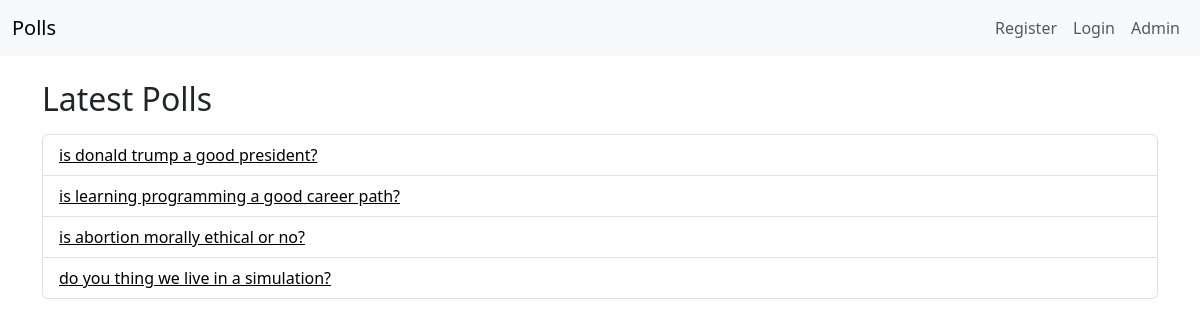
The page / on the database its author committed.
### polls/models.py (models this page shows, shortened)
class Question(models.Model):
    question_text = models.CharField(max_length=200)
    pub_date = models.DateTimeField("date published")

### polls/views.py (the view)
# urls.py: path("", views.IndexView.as_view(), name="index"),
class IndexView(generic.ListView):
    template_name = "polls/index.html"
    context_object_name = "latest_question_list"
    def get_queryset(self):
        return Question.objects.filter(pub_date__lte=timezone.now()).order_by("pk")[:5]

### polls/templates/polls/index.html (shortened to what this page needs)
{% load static %}
<!DOCTYPE html>
<html lang="en">
<head>
    <link rel="stylesheet" href="{% static 'polls/style.css' %}">
    <link href="https://cdn.jsdelivr.net/npm/bootstrap@5.3.3/dist/css/bootstrap.min.css" rel="stylesheet">
</head>
<body>
    <nav class="navbar navbar-expand-lg bg-body-tertiary mb-4">
        <div class="container-fluid">
            <a class="navbar-brand" href="{% url 'polls:index' %}">Polls</a>
            <div class="collapse navbar-collapse" id="navbarNav">
                <ul class="navbar-nav ms-auto">
                    {% if request.user.is_authenticated %}
                        <li class="nav-item">
                            <a class="nav-link" href="#">Hi, {{ request.user.username }}</a>
                        </li>
                        <li class="nav-item">
                            <a class="nav-link" href="{% url 'polls:logout' %}">Logout</a>
                        </li>
                    {% else %}
                        <li class="nav-item">
                            <a class="nav-link" href="{% url 'polls:register' %}">Register</a>
                        </li>
                        <li class="nav-item">
                            <a class="nav-link" href="{% url 'polls:login' %}">Login</a>
                        </li>
                    {% endif %}
                    <li class="nav-item">
                        <a class="nav-link" href="{% url 'admin:index' %}">Admin</a>
                    </li>
                </ul>
            </div>
        </div>
    </nav>
    <div class="container">
        <h2 class="mb-3">Latest Polls</h2>
        {% if latest_question_list %}
            <ul class="list-group">
                {% for question in latest_question_list %}
                    <li class="list-group-item">
                        <a href="{% url 'polls:detail' question.id %}">{{ question.question_text }}</a>
                    </li>
                {% endfor %}
            </ul>
        {% else %}
            <p>No polls are available.</p>
        {% endif %}
    </div>
</body>
</html>

### polls/static/polls/style.css (style rules this page uses)
li a { color: black; }
body { background: white; background-size: cover; }

### rows shown on the page
Question: question_text "is donald trump a good president?"
Question: question_text "is learning programming a good career path?"
Question: question_text "is abortion morally ethical or no?"
Question: question_text "do you thing we live in a simulation?"
